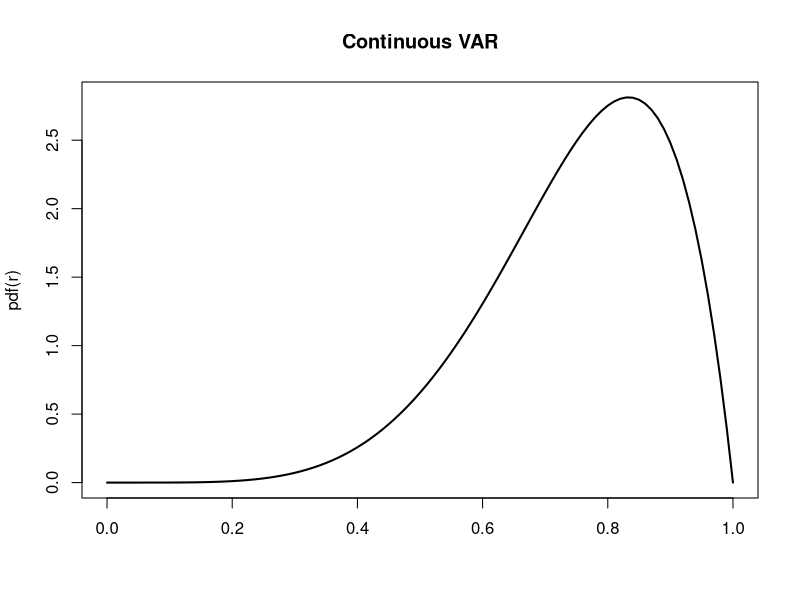
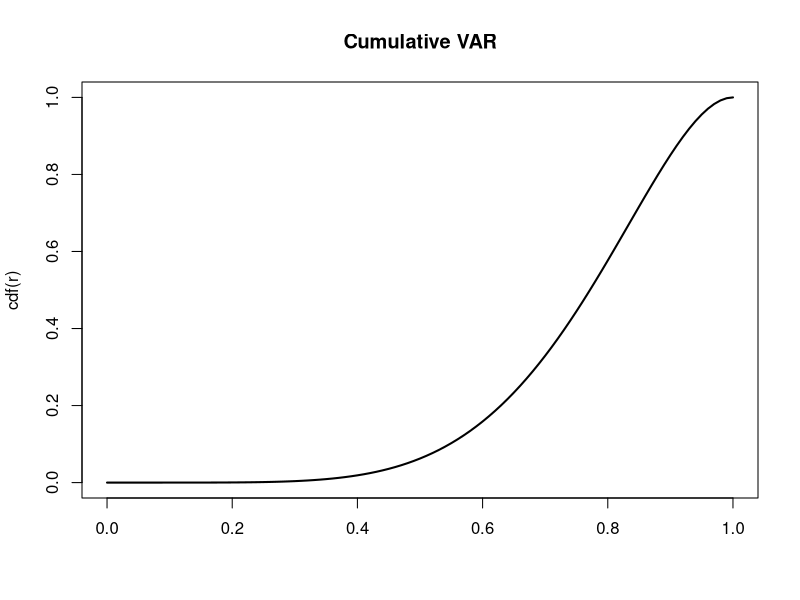
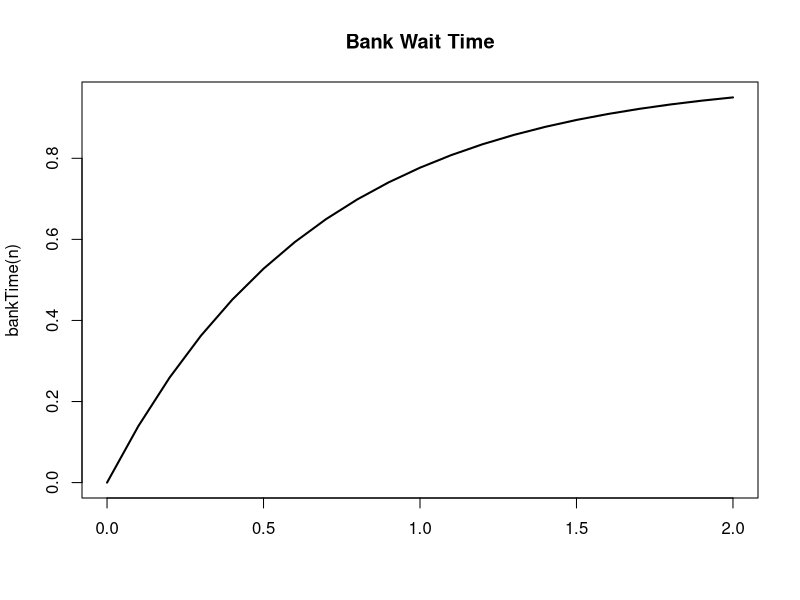

These charts were generated, in order, by the following R code:
### R Code For problem 2
a = 42 ; b = 5 ; ### You must plug in values for a and b. 
r = seq(0,1,0.01) # Defines range of X from 0 to 1

pdf = function(x) {a*x^b*(1-x)} # Creates the pdf function 
plot(r, pdf(r), type='l', xlab = "",main = "Continuous VAR", lwd = 2)

### part c, d, e, f
cdf = function(x) {42*(((x^6)/6)-((x^7)/7))}
plot(r, cdf(r), type='l', xlab="", main="Cumulative VAR", lwd = 2)

print(mean(pdf))
print(cdf(0.7))
print(cdf(0.7) - cdf(0.45))
print(cdf(0.65) - cdf(0.45))

print(cdf(0.8943) - cdf(0.6057))


### Code for problem 3
cdf2 = function(x) {(x^2)/25}

print(cdf2(3))
print(cdf2(3) - cdf2(2.5))
print(1 - cdf2(3.5))

### Code for problem 5
n = seq(0,2, 0.1)

bankTime = function(x) {pexp(x, rate=1.5, log=FALSE)}

print(bankTime(1))
print(bankTime(3) - bankTime(1))
print(1 - bankTime(2.49))


plot(n, bankTime(n), type="l", xlab="", main = "Bank Wait Time", lwd=2)


### Code for problem 6

d = function(x) {pexp(x, rate=0.01377, log=FALSE)}

print(d(100))
print(d(200))
print(d(200) - d(100))
print(1-d(217.86492))


### Code for problem 8
### Example R code
n=seq(0, 10, 0.1)
mu = 0; sigma = 1; x1 = 2.2; x2 = -1 # Note you will have to change the value of x.
print(pnorm(x1,mu,sigma)-pnorm(x2,mu,sigma))


mu = 0; sigma = 1; p = 0.02; # Note you will have to change the value of p.
qnorm(p,mu,sigma)


### End Code



